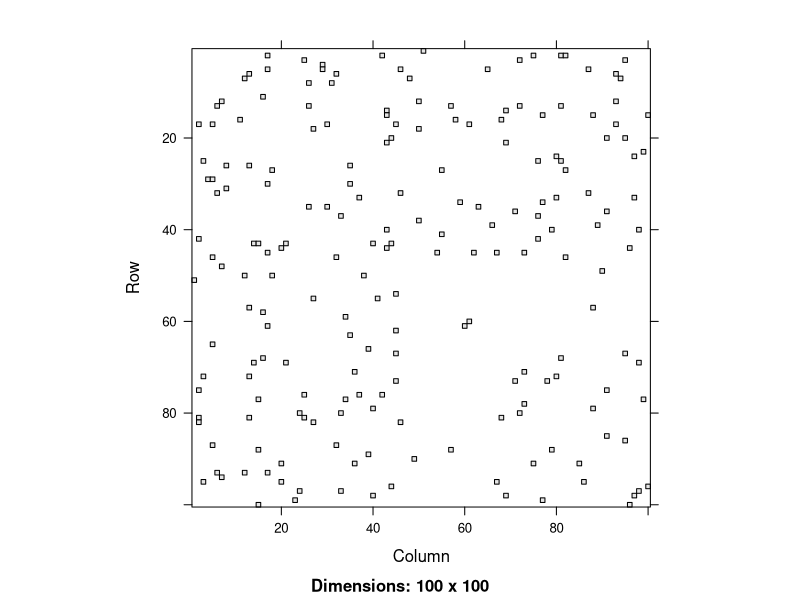

The R source for this figure:
library(Matrix)
library(tidyverse)

## What libraries I am using
sessionInfo()[c("BLAS", "LAPACK")]
## Or (equivalently:)
La_library()
extSoftVersion()["BLAS"]

## Adjacency of sparse graph
library(igraph)
set.seed(123)
graph <- sample_gnm(100, 100)
igraph::edge.attributes(graph)
adj <- as_adj(graph)

image(adj)
